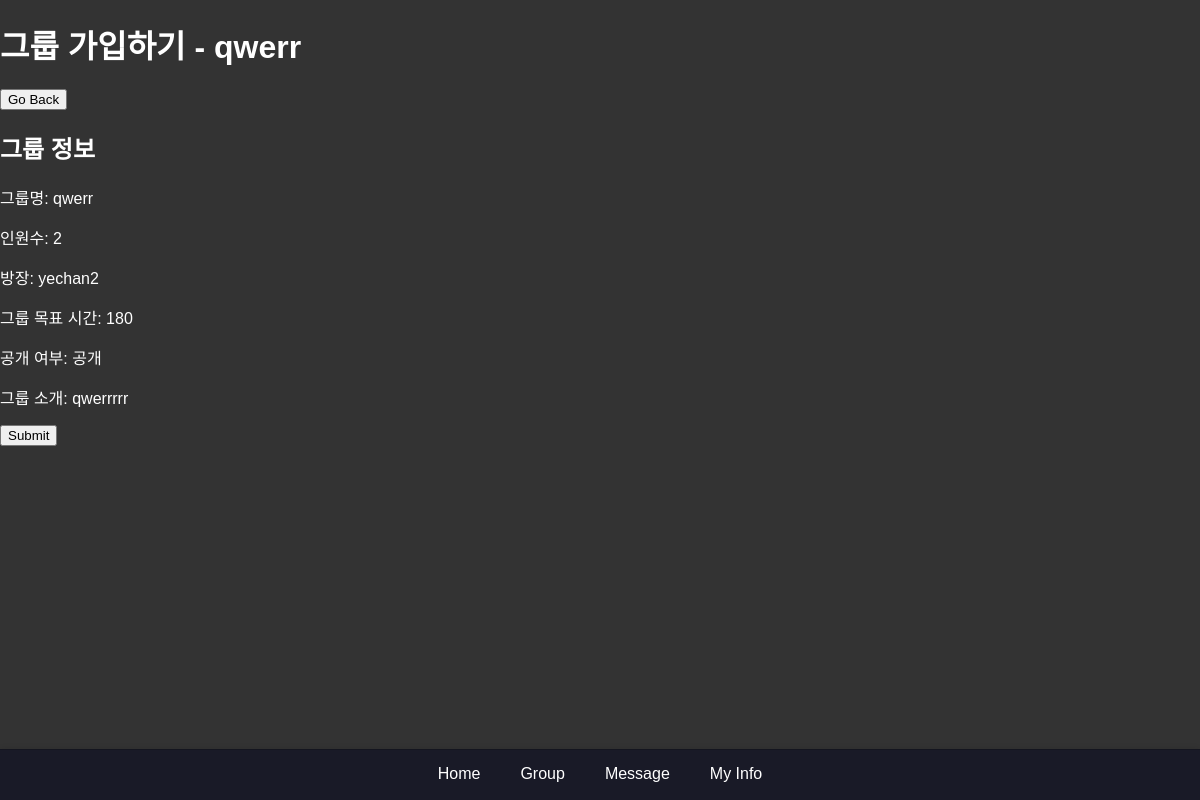
The page /group/accountgroup/2/ (signed in) on the database as committed earlier.
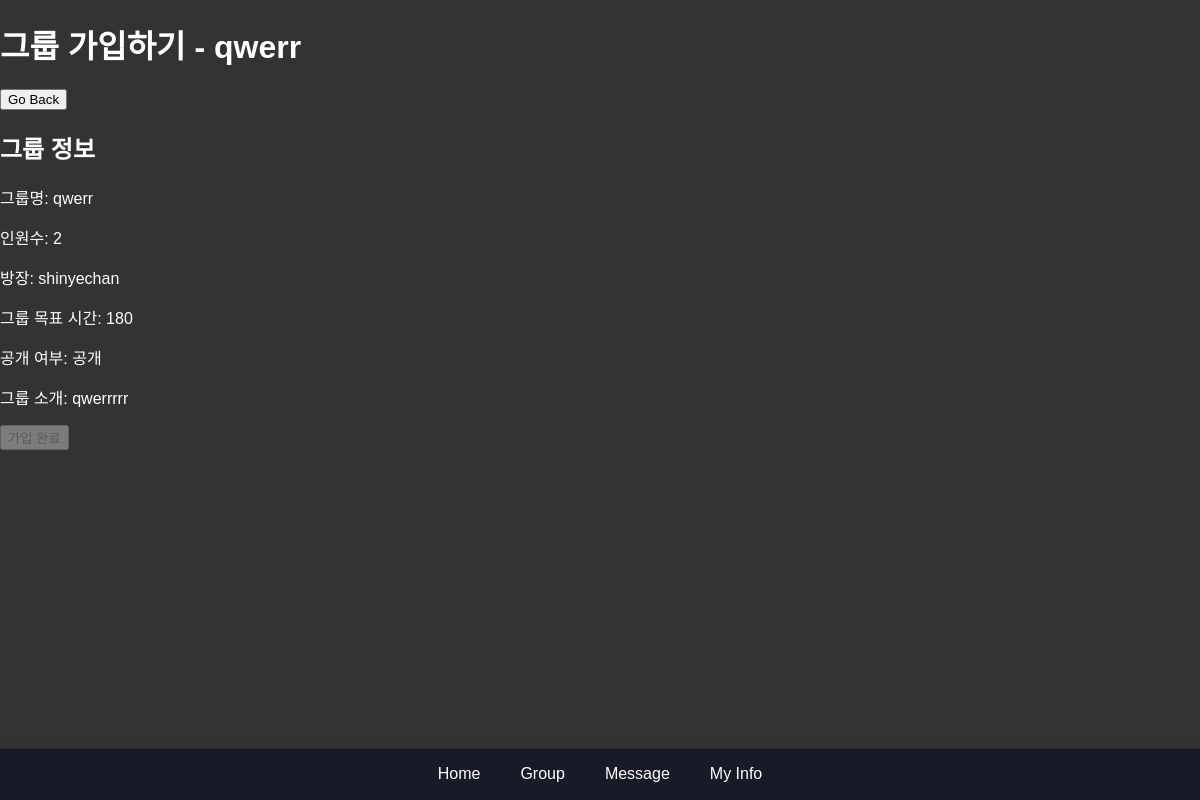
The same page on the database as committed later.
### group/models.py (models this page shows, shortened)
class Group(models.Model):
    title = models.CharField(max_length=100)
    goals = models.IntegerField(default=0, help_text='목표 시간을 분 단위로 입력해주세요')
    master = models.ForeignKey(settings.AUTH_USER_MODEL, related_name='mastered_groups', on_delete=models.CASCADE)
    users = models.ManyToManyField(settings.AUTH_USER_MODEL, related_name='user_groups')
    password = models.CharField(max_length=128, blank=True, null=True)
    information = models.TextField(blank=True, null=True)
    is_private = models.BooleanField(default=False)
    created_at = models.DateTimeField(auto_now_add=True)

### main/models.py (models this page shows)
class CustomUser(AbstractUser):
    following = models.ManyToManyField(
        "self", #User 인스턴스가 다른 인스턴스 참조
        verbose_name="팔로우 중인 사용자들",
        related_name="followers",
        symmetrical=False,
        through="relationship.Relationship"
    )

### group/views.py (the view)
# urls.py: path('accountgroup/<int:group_id>/', views.account_group, name='account_group'),
@login_required
def account_group(request, group_id):
    group = get_object_or_404(Group, id=group_id)
    user = request.user
    if group.users.filter(id=user.id).exists():
        is_member = True
    else:
        is_member = False
    if request.method == 'POST' and not is_member:
        password = request.POST.get('password')
        if group.password and group.password != password:
            error_message = "비밀번호가 틀렸습니다."
        else:
            group.users.add(user)
            return redirect('group_room', group_id=group.id)
    else:
        error_message = None
    context = {
        'group': group,
        'is_member': is_member,
        'error_message': error_message,
    }
    return render(request, 'group/account_group.html', context)

### group/templates/group/account_group.html (shortened to what this page needs)
{% extends 'base.html' %} {% block content %}
<h1>그룹 가입하기 - {{ group.title }}</h1>
<button onclick="window.history.back()">Go Back</button>
<div>
  <h2>그룹 정보</h2>
  <p>그룹명: {{ group.title }}</p>
  <p>인원수: {{ group.users.count }}</p>
  <p>방장: {{ group.master.username }}</p>
  <p>그룹 목표 시간: {{ group.goals }}</p>
  <p>공개 여부: {{ group.password|yesno:"비공개,공개" }}</p>
  <p>그룹 소개: {{ group.information }}</p>
</div>
{% if not is_member %}
<form method="post">
  <button type="submit" class="btn btn-primary">Submit</button>
</form>
{% else %}
<button class="btn btn-success" disabled>가입 완료</button>
{% endif %} {% endblock %}

Rows that differ between the two databases and show on the page:
changed Group "qwerr": master.username "yechan2" → "shinyechan"
Other text that changed with them:
text no longer shown: "Submit"
text now shown: "가입 완료"
